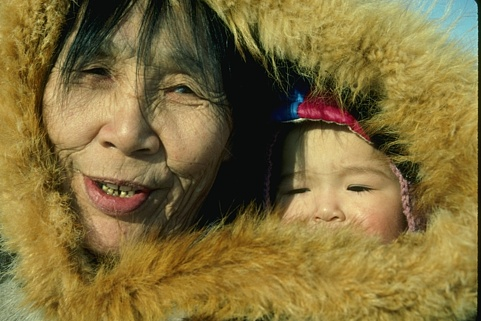
#> input picture Test cases/14085.jpg, 481 x 321 px
$ jupyter execute re_execute.ipynb
#> lines starting #> are read from the running program, lines starting #| are printed output that depends on the picture; after the words box and inside, x2 and y2 are one past the last pixel; in counts of white or black regions, pixels touching at a corner belong together
[cell 1]
import numpy as np
import cv2
import os, sys

[cell 2]
# read image

img = cv2.imread('14085.jpg', cv2.IMREAD_UNCHANGED)
#> img is the input picture: shape (321, 481, 3); mean B, G, R 58.8, 109.9, 127.8
#cv2.imshow("image", img)
#cv2.waitKey(0)

[cell 3]
# resize image
img = cv2.imread('14085.jpg', cv2.IMREAD_UNCHANGED)
dim = img.shape
#> dim = (321, 481, 3)
img_reshape = cv2.resize(img, (int(dim[1]/2), int(dim[0]/2)))
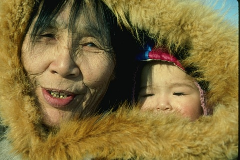
#> img_reshape: shape (160, 240, 3); mean B, G, R 58.6, 109.8, 127.7
dim, img_reshape.shape
#> Out = ((321, 481, 3), (160, 240, 3))

[cell 4]
cv2.imwrite('low_14085.jpg', img_reshape)
#> Out = True

[cell 5]
cv2.imshow('low_img', img_reshape)
cv2.waitKey(0)

# applying filter transformation to the low resolution image

[cell 6]
# Open an Image
from PIL import Image
def open_image(path):
#> called with path = '14085.jpg'
    newImage = Image.open(path)
    return newImage

# Save Image
def save_image(image, path):
    image.save(path, 'png')

# Create a new image with the given size
def create_image(i, j):
    image = Image.new("RGB", (i, j), "white")
    return image

[cell 7]
# Get the pixel from the given image
def get_pixel(image, i, j):
    # Inside image bounds?
    width, height = image.size
    if i > width or j > height:
        return None
    else:
        # Get Pixel
        pixel = image.getpixel((i, j))
        return pixel

[cell 8]
# Create a Half-tone version of the image
def convert_halftoning(image):
    # Get size
    width, height = image.size
#> width = 481; height = 321

    # Create new Image and a Pixel Map
    new = np.zeros((width, height,3))

    # Transform to half tones
    for i in range(0, width, 2):
        for j in range(0, height, 2):
            # Get Pixels
            p1 = get_pixel(image, i, j)
            p2 = get_pixel(image, i, j + 1)
            p3 = get_pixel(image, i + 1, j)
            p4 = get_pixel(image, i + 1, j + 1)


               # Transform to grayscale
            gray1 = (p1[0] * 0.299) + (p1[1] * 0.587) + (p1[2] * 0.114)
            gray2 = (p2[0] * 0.299) + (p2[1] * 0.587) + (p2[2] * 0.114)
            gray3 = (p3[0] * 0.299) + (p3[1] * 0.587) + (p3[2] * 0.114)
            gray4 = (p4[0] * 0.299) + (p4[1] * 0.587) + (p4[2] * 0.114)

            # Saturation Percentage
            sat = (gray1 + gray2 + gray3 + gray4) / 4


           # Draw white/black depending on saturation
            if sat > 223:
                #pixels[i, j]= (255, 255, 255) # White
                new[i][j] = (255,255,255)
            elif sat > 159:
                #pixels[i, j]= (255, 255, 255) # White
                new[i][j] = (255,255,255)
            elif sat > 95:
                #pixels[i, j]= (255, 255, 255) # White
                new[i][j] = (255,255,255)
            elif sat > 32:
                #pixels[i, j]= (0, 0, 0)       # Black
                new[i][j] = (0,0,0)
            else:
                #pixels[i, j]= (0, 0, 0)       # Black
                new[i][j] = (0,0,0)

            # Return new image
            return new
#> this loop made 1 pass
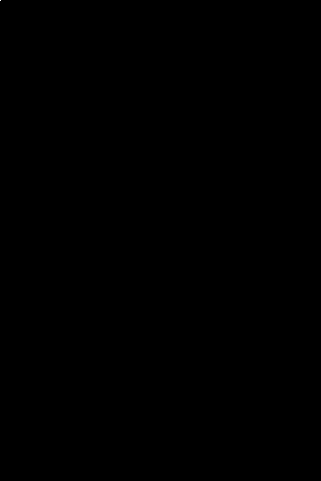
#> new: shape (481, 321, 3) float64; 0% white in thin lines or dots, all inside (x1, y1, x2, y2) = (0, 0, 1, 1)

[cell 9]
#img = cv2.imread('14085.jpg', cv2.IMREAD_UNCHANGED)
img = open_image('14085.jpg')
img_half = convert_halftoning(img)

cv2.imwrite("low_half_toning_14085.jpg", img_half)
#> Out = True
